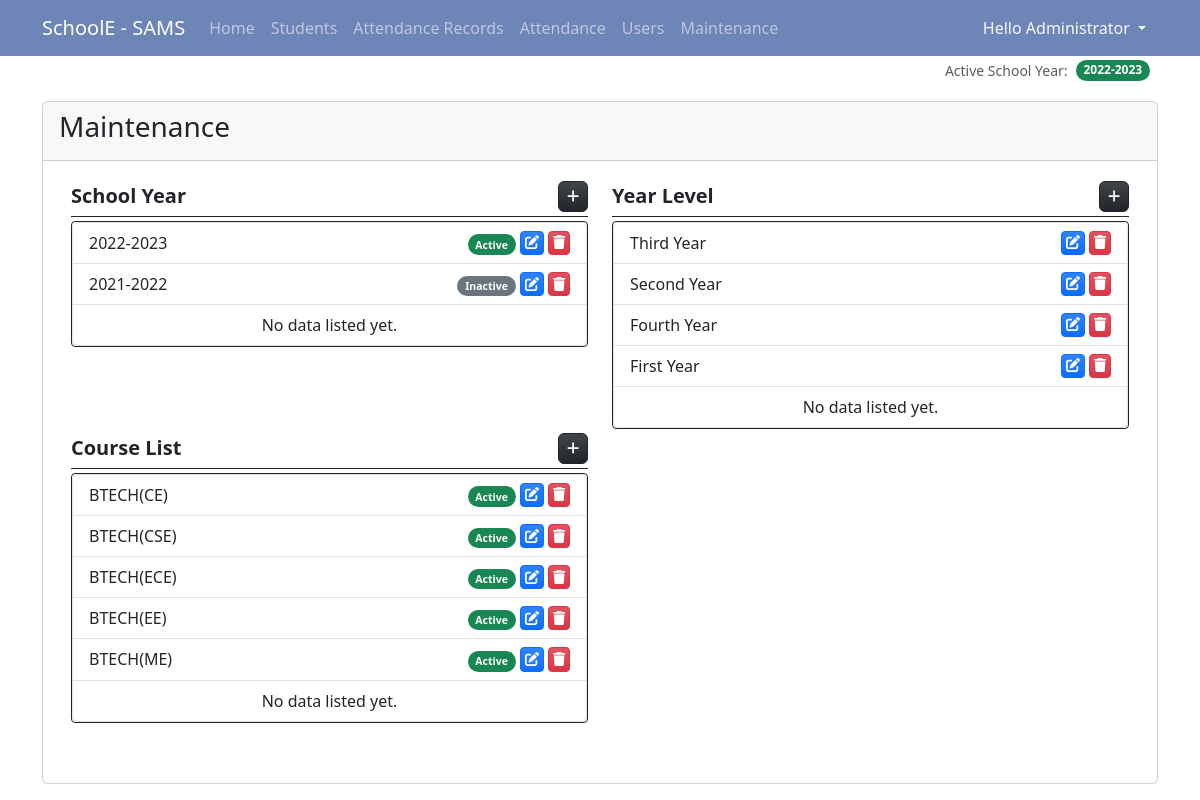
Screenshot of /?page=maintenance (signed in) with the database file from the repository.
### tables this page shows
CREATE TABLE school_year (
            `sy_id` INTEGER NOT NULL PRIMARY KEY AUTOINCREMENT,
            `school_year` TEXT NOT NULL,
            `status` INTEGER NOT NULL DEFAULT 0,
            `date_created` TIMESTAMP DEFAULT CURRENT_TIMESTAMP
        );

CREATE TABLE year_lvl (
            `yl_id` INTEGER NOT NULL PRIMARY KEY AUTOINCREMENT,
            `year_level` TEXT NOT NULL,
            `date_created` TIMESTAMP DEFAULT CURRENT_TIMESTAMP
        );

CREATE TABLE course_list (
            `course_id` INTEGER NOT NULL PRIMARY KEY AUTOINCREMENT,
            `name` TEXT NOT NULL,
            `status` INTEGER NOT NULL DEFAULT 1,
            `date_created` TIMESTAMP DEFAULT CURRENT_TIMESTAMP
        );

### maintenance.php (the view, shortened to what this page needs)
<div class="card h-100 d-flex flex-column">
    <div class="card-header d-flex justify-content-between">
        <h3 class="card-title">Maintenance</h3>
    </div>
    <div class="card-body flex-grow-1">
        <div class="container-fluid">
            <div class="col-12 h-100">
                <div class="row h-100">
                    <div class="col-md-6 h-100 d-flex flex-column">
                        <div class="w-100 d-flex border-bottom border-dark py-1 mb-1">
                            <div class="fs-5 col-auto flex-grow-1"><b>School Year</b></div>
                            <div class="col-auto flex-grow-0 d-flex justify-content-end">
                                <a href="javascript:void(0)" id="new_sy" class="btn btn-dark btn-sm bg-gradient rounded-2" title="Add School Year"><span class="fa fa-plus"></span></a>
                            </div>
                        </div>
                        <div class="h-100 overflow-auto border rounded-1 border-dark">
                            <ul class="list-group">
                                <?php
                                $sy_qry = $conn->query("SELECT * FROM `school_year` order by `school_year` desc");
                                while($row = $sy_qry->fetchArray()):
                                ?>
                                <li class="list-group-item d-flex">
                                    <div class="col-auto flex-grow-1">
                                        <?php echo $row['school_year'] ?>
                                    </div>
                                    <div class="col-auto">
                                        <?php if($row['status'] == 1): ?>
                                            <a href="javascript:void(0)" class="update_stat_sy badge bg-success bg-gradiend rounded-pill text-decoration-none me-1" title="Update Status" data-toStat = "0" data-id="<?php echo $row['sy_id'] ?>" data-name="<?php echo $row['school_year'] ?>"><small>Active</small></a>
                                            <?php else: ?>
                                            <a href="javascript:void(0)" class="update_stat_sy badge bg-secondary bg-gradiend rounded-pill text-decoration-none me-1" title="Update Status" data-toStat = "1" data-id="<?php echo $row['sy_id'] ?>"  data-name="<?php echo $row['school_year'] ?>"><small>Inactive</small></a>
                                        <?php endif; ?>
                                    </div>
                                    <div class="col-auto d-flex justify-content-end">
                                        <a href="javascript:void(0)" class="edit_school_year btn btn-sm btn-primary bg-gradient py-0 px-1 me-1" title="Edit School Year Details" data-id="<?php echo $row['sy_id'] ?>"  data-name="<?php echo $row['school_year'] ?>"><span class="fa fa-edit"></span></a>
                                        <a href="javascript:void(0)" class="delete_school_year btn btn-sm btn-danger bg-gradient py-0 px-1" title="Delete School Year" data-id="<?php echo $row['sy_id'] ?>"  data-name="<?php echo $row['school_year'] ?>"><span class="fa fa-trash"></span></a>
                                    </div>
                                </li>
                                <?php endwhile; ?>
                                <?php if(!$sy_qry->fetchArray()): ?>
                                    <li class="list-group-item text-center">No data listed yet.</li>
                                <?php endif; ?>
                            </ul>
                        </div>
                    </div>
                    <div class="col-md-6 h-100 d-flex flex-column">
                        <div class="w-100 d-flex border-bottom border-dark py-1 mb-1">
                            <div class="fs-5 col-auto flex-grow-1"><b>Year Level</b></div>
                            <div class="col-auto flex-grow-0 d-flex justify-content-end">
                                <a href="javascript:void(0)" id="new_year_lvl" class="btn btn-dark btn-sm bg-gradient rounded-2" title="Add Year Level"><span class="fa fa-plus"></span></a>
                            </div>
                        </div>
                        <div class="h-100 overflow-auto border rounded-1 border-dark">
                            <ul class="list-group">
                                <?php
                                $yl_qry = $conn->query("SELECT * FROM `year_lvl` order by `year_level` desc");
                                while($row = $yl_qry->fetchArray()):
                                ?>
                                <li class="list-group-item d-flex">
                                    <div class="col-auto flex-grow-1">
                                        <?php echo $row['year_level'] ?>
                                    </div>
                                    <div class="col-auto d-flex justify-content-end">
                                        <a href="javascript:void(0)" class="edit_year_lvl btn btn-sm btn-primary bg-gradient py-0 px-1 me-1" title="Edit School Year Details" data-id="<?php echo $row['yl_id'] ?>"  data-name="<?php echo $row['year_level'] ?>"><span class="fa fa-edit"></span></a>
                                        <a href="javascript:void(0)" class="delete_year_lvl btn btn-sm btn-danger bg-gradient py-0 px-1" title="Delete School Year" data-id="<?php echo $row['yl_id'] ?>"  data-name="<?php echo $row['year_level'] ?>"><span class="fa fa-trash"></span></a>
                                    </div>
                                </li>
                                <?php endwhile; ?>
                                <?php if(!$yl_qry->fetchArray()): ?>
                                    <li class="list-group-item text-center">No data listed yet.</li>
                                <?php endif; ?>
                            </ul>
                        </div>
                    </div>
                    <div class="col-md-6 h-100 d-flex flex-column">
                        <div class="w-100 d-flex border-bottom border-dark py-1 mb-1">
                            <div class="fs-5 col-auto flex-grow-1"><b>Course List</b></div>
                            <div class="col-auto flex-grow-0 d-flex justify-content-end">
                                <a href="javascript:void(0)" id="new_course" class="btn btn-dark btn-sm bg-gradient rounded-2" title="Add course"><span class="fa fa-plus"></span></a>
                            </div>
                        </div>
                        <div class="h-100 overflow-auto border rounded-1 border-dark">
                            <ul class="list-group">
                                <?php
                                $course_qry = $conn->query("SELECT * FROM `course_list` order by `name` asc");
                                while($row = $course_qry->fetchArray()):
                                ?>
                                <li class="list-group-item d-flex">
                                    <div class="col-auto flex-grow-1">
                                        <?php echo $row['name'] ?>
                                    </div>
                                    <div class="col-auto">
                                        <?php if($row['status'] == 1): ?>
                                            <a href="javascript:void(0)" class="update_stat_course badge bg-success bg-gradiend rounded-pill text-decoration-none me-1" title="Update Status" data-toStat = "0" data-id="<?php echo $row['course_id'] ?>" data-name="<?php echo $row['name'] ?>"><small>Active</small></a>
                                            <?php else: ?>
                                            <a href="javascript:void(0)" class="update_stat_course badge bg-secondary bg-gradiend rounded-pill text-decoration-none me-1" title="Update Status" data-toStat = "1" data-id="<?php echo $row['course_id'] ?>"  data-name="<?php echo $row['name'] ?>"><small>Inactive</small></a>
                                        <?php endif; ?>
                                    </div>
                                    <div class="col-auto d-flex justify-content-end">
                                        <a href="javascript:void(0)" class="edit_course btn btn-sm btn-primary bg-gradient py-0 px-1 me-1" title="Edit Course Details" data-id="<?php echo $row['course_id'] ?>"  data-name="<?php echo $row['name'] ?>"><span class="fa fa-edit"></span></a>
                                        <a href="javascript:void(0)" class="delete_course btn btn-sm btn-danger bg-gradient py-0 px-1" title="Delete Course" data-id="<?php echo $row['course_id'] ?>"  data-name="<?php echo $row['name'] ?>"><span class="fa fa-trash"></span></a>
                                    </div>
                                </li>
                                <?php endwhile; ?>
                                <?php if(!$course_qry->fetchArray()): ?>
                                    <li class="list-group-item text-center">No data listed yet.</li>
                                <?php endif; ?>
                            </ul>
                        </div>
                    </div>
                </div>
            </div>
        </div>
    </div>
</div>

### index.php (style rules this page uses)
html,body { height:100%; width:100%; }

### rows the page displays
school_year: school_year "2022-2023"
school_year: school_year "2021-2022"
year_lvl: year_level "Third Year"
year_lvl: year_level "Second Year"
year_lvl: year_level "Fourth Year"
year_lvl: year_level "First Year"
course_list: name "BTECH(CE)"
course_list: name "BTECH(CSE)"
course_list: name "BTECH(ECE)"
course_list: name "BTECH(EE)"
course_list: name "BTECH(ME)"

### other values shown
$_SESSION['fullname'] "Administrator"
$_SESSION['sy'] "2022-2023"
